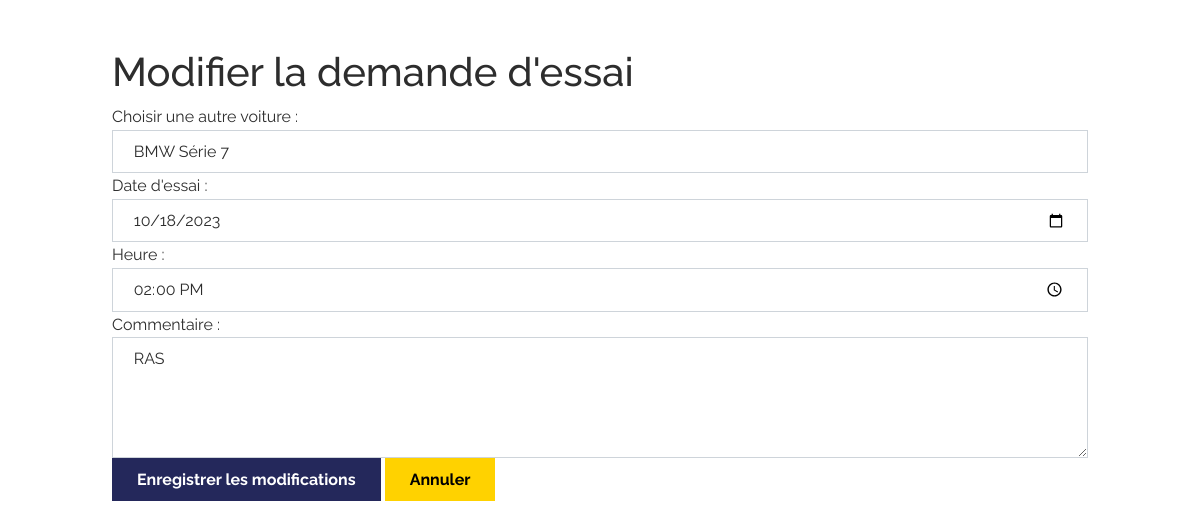
/modifier_demande.php?id=16 (signed in), run on the app's committed database.
### tables this page shows
CREATE TABLE `demande_essai` (
  `id_demande` int(11) NOT NULL,
  `id_voiture` int(11) NOT NULL,
  `date_debut` date NOT NULL,
  `heure` time NOT NULL,
  `commentaire` text DEFAULT NULL,
  `id_client` int(11) DEFAULT NULL,
  `statut` varchar(20) DEFAULT 'En cours'
);

CREATE TABLE `voiture` (
  `id_voiture` int(11) NOT NULL,
  `marque` varchar(50) NOT NULL,
  `type` varchar(50) NOT NULL,
  `modele` varchar(50) NOT NULL,
  `annee` int(11) NOT NULL,
  `image1` varchar(255) NOT NULL,
  `image2` varchar(255) NOT NULL,
  `image3` varchar(255) NOT NULL,
  `image4` varchar(255) NOT NULL,
  `description` varchar(2000) NOT NULL,
  `prix` int(11) NOT NULL DEFAULT 0,
  `rating` int(11) NOT NULL DEFAULT 0
);

### modifier_demande.php (the view, shortened to what this page needs)
<?php
$mysqli = require __DIR__ . "/database.php";
if (isset($_GET["id"])) {
    $id_demande = $_GET["id"];
} else {
    header("Location: Liste_demande.php");
    exit();
}
$sql_demande = "SELECT * FROM demande_essai WHERE id_demande = '$id_demande'";
$result_demande = mysqli_query($mysqli, $sql_demande);
if ($result_demande) {
    $demande = mysqli_fetch_assoc($result_demande);
} else {
    header("Location: Liste_demande.php");
    exit();
}
$sql_voitures = "SELECT * FROM voiture";
$result_voitures = mysqli_query($mysqli, $sql_voitures);
?>
<!DOCTYPE html>
<html lang="fr">
<head>
    <link rel="stylesheet" href="assets/bootstrap/css/bootstrap.min.css">
</head>
<body>
    <div class="container mt-5">
        <h1>Modifier la demande d'essai</h1>
        <form method="POST" action="traitement_modifier_demande.php">
            <div class="form-group">
                <label for="nouvelle_voiture">Choisir une autre voiture :</label>
                <select class="form-control" id="nouvelle_voiture" name="nouvelle_voiture">
                    <?php
                    while ($row_voiture = mysqli_fetch_assoc($result_voitures)) {
                        echo '<option value="' . $row_voiture['id_voiture'] . '"';
                        if ($demande['id_voiture'] == $row_voiture['id_voiture']) {
                            echo ' selected';
                        }
                        echo '>' . $row_voiture['marque'] . ' ' . $row_voiture['modele'] . '</option>';
                    }
                    ?>
                </select>
            </div>
            <div class="form-group">
                <label for="date_essai">Date d'essai :</label>
                <input type="date" class="form-control" id="date_essai" name="date_essai" value="<?php echo $demande['date_debut']; ?>" required>
            </div>
            <div class="form-group">
                <label for="heure">Heure :</label>
                <input type="time" class="form-control" id="heure" name="heure" value="<?php echo $demande['heure']; ?>" required>
            </div>
            <div class="form-group">
                <label for="commentaire">Commentaire :</label>
                <textarea class="form-control" id="commentaire" name="commentaire" rows="4"><?php echo $demande['commentaire']; ?></textarea>
            </div>
            <button type="submit" class="btn btn-primary">Enregistrer les modifications</button>
            <a href="Liste_demande.php" class="btn btn-secondary">Annuler</a>
        </form>
    </div>
</body>
</html>

### data on the page
demande_essai: nouvelle_voiture "BMW Série 7", date_essai "10/18/2023", heure "14:00:00", commentaire "RAS"
